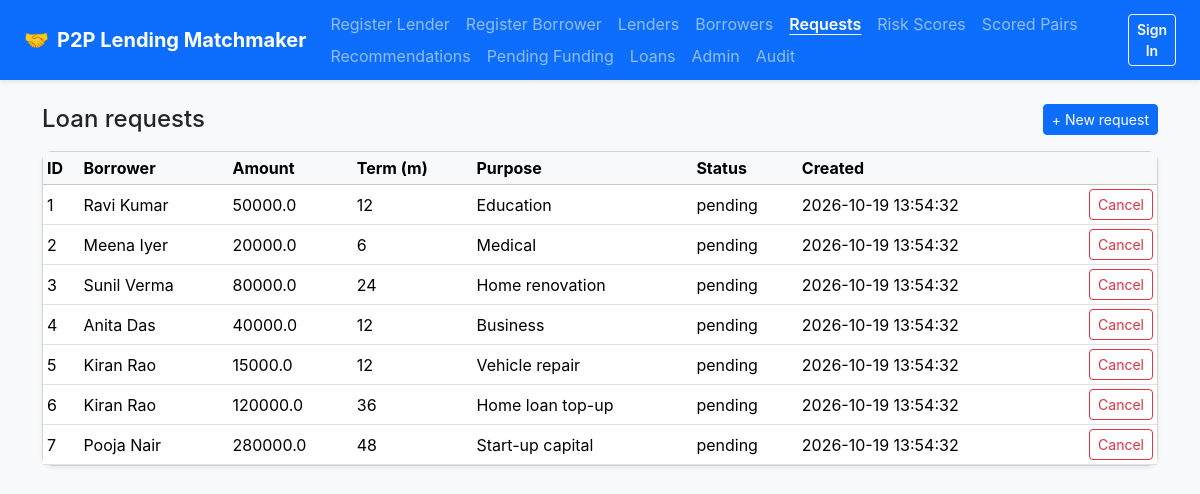
The app's page /requests with its own data.
### tables this page shows
CREATE TABLE loan_requests (
    request_id    INTEGER PRIMARY KEY AUTOINCREMENT,
    borrower_id   INTEGER NOT NULL REFERENCES borrowers(borrower_id) ON DELETE CASCADE,
    amount        REAL    NOT NULL CHECK (amount > 0),
    term_months   INTEGER NOT NULL CHECK (term_months > 0),
    purpose       TEXT,
    status        TEXT    NOT NULL DEFAULT 'pending'
                  CHECK (status IN ('pending','matched','funded','rejected','cancelled')),
    created_at    TEXT    NOT NULL DEFAULT (datetime('now'))
);

CREATE TABLE users (
    user_id        INTEGER PRIMARY KEY AUTOINCREMENT,
    full_name      TEXT    NOT NULL CHECK (length(trim(full_name)) > 0),
    email          TEXT    NOT NULL UNIQUE,
    password_hash  TEXT    NOT NULL,
    role           TEXT    NOT NULL CHECK (role IN ('lender','borrower','admin')),
    status         TEXT    NOT NULL DEFAULT 'active' CHECK (status IN ('active','inactive','suspended')),
    created_at     TEXT    NOT NULL DEFAULT (datetime('now'))
);

### routes/profiles.py (the view)
@bp.route("/requests")
def requests():
    with db_conn() as conn:
        rows = ps.list_requests(conn)
        for row in rows:
            if row["status"] in ("pending", "matched"):
                row["_actions"] = [{"label": "Cancel", "method": "post", "style": "outline-danger",
                                    "url": url_for("profiles.cancel", request_id=row["request_id"])}]
        columns = [("request_id", "ID"), ("borrower", "Borrower"), ("amount", "Amount"), ("term_months", "Term (m)"),
                   ("purpose", "Purpose"), ("status", "Status"), ("created_at", "Created")]
        return render_template("table.html", title="Loan requests", columns=columns, rows=rows,
                               top_actions=[{"label": "+ New request", "url": url_for("profiles.new_request"),
                                             "method": "get"}])

### database.py (called while the page is built)
def get_connection(db_path=None):
    db_path = db_path or config.DATABASE_PATH
    os.makedirs(os.path.dirname(db_path), exist_ok=True)
    conn = sqlite3.connect(db_path)
    conn.row_factory = sqlite3.Row
    conn.execute("PRAGMA foreign_keys = ON")   # must be enabled on every connection
    return conn

### profile_service.py (called while the page is built)
def list_requests(conn, status=None):
    sql = ("SELECT r.request_id, r.borrower_id, u.full_name AS borrower, r.amount, r.term_months,"
           " r.purpose, r.status, r.created_at FROM loan_requests r"
           " JOIN borrowers b ON b.borrower_id = r.borrower_id JOIN users u ON u.user_id = b.user_id")
    params = ()
    if status:
        sql, params = sql + " WHERE r.status = ?", (status,)
    return [dict(r) for r in conn.execute(sql + " ORDER BY r.request_id", params)]

### utils.py (called while the page is built)
@contextmanager
def db_conn():
    conn = get_connection()
    try:
        yield conn
    finally:
        conn.close()

### templates/table.html (shortened to what this page needs)
{% extends "base.html" %}
{% macro action_button(a) %}
 {% if a.method == 'post' %}
 <form method="post" action="{{ a.url }}" class="d-inline">
 <button class="btn btn-sm btn-{{ a.style or 'primary' }}" type="submit">{{ a.label }}</button>
 </form>
 {% else %}
 <a class="btn btn-sm btn-{{ a.style or 'primary' }}" href="{{ a.url }}">{{ a.label }}</a>
 {% endif %}
{% endmacro %}
{% block content %}
<div class="d-flex justify-content-between align-items-center mb-3">
 <h2 class="h4 mb-0">{{ title }}</h2>
 <div class="d-flex gap-2">{% for a in top_actions or [] %}{{ action_button(a) }}{% endfor %}</div>
</div>
<div class="card shadow-sm">
 <div class="table-responsive">
 <table class="table table-sm table-hover align-middle mb-0">
 <thead class="table-light">
 <tr>{% for key, label in columns %}<th>{{ label }}</th>{% endfor %}<th></th></tr>
 </thead>
 <tbody>
 {% for row in rows %}
 <tr>
 {% for key, label in columns %}
 <td>{% if row.get(key) is none %}{% else %}{{ row.get(key) }}{% endif %}</td>
 {% endfor %}
 <td class="text-end text-nowrap">{% for a in row.get('_actions', []) %}{{ action_button(a) }} {% endfor %}</td>
 </tr>
 {% else %}
 <tr><td colspan="{{ columns|length + 1 }}" class="text-center text-muted py-4">No records yet.</td></tr>
 {% endfor %}
 </tbody>
 </table>
 </div>
</div>
{% endblock %}

### templates/base.html (style rules this page uses)
body { background-color: #f8fafc; font-family: -apple-system, BlinkMacSystemFont, "Segoe UI", Roboto, "Helvetica Neue", Arial, sans-serif; }
.card { border-radius: 10px; }

### records on screen
loan_requests: get "1" "Ravi Kumar" "50000.0" "12" "Education" "pending" "2026-10-19 13:54:32", label "Cancel"
loan_requests: get "2" "Meena Iyer" "20000.0" "6" "Medical" "pending" "2026-10-19 13:54:32", label "Cancel"
loan_requests: get "3" "Sunil Verma" "80000.0" "24" "Home renovation" "pending" "2026-10-19 13:54:32", label "Cancel"
loan_requests: get "4" "Anita Das" "40000.0" "12" "Business" "pending" "2026-10-19 13:54:32", label "Cancel"
loan_requests: get "5" "Kiran Rao" "15000.0" "12" "Vehicle repair" "pending" "2026-10-19 13:54:32", label "Cancel"
loan_requests: get "6" "Kiran Rao" "120000.0" "36" "Home loan top-up" "pending" "2026-10-19 13:54:32", label "Cancel"
loan_requests: get "7" "Pooja Nair" "280000.0" "48" "Start-up capital" "pending" "2026-10-19 13:54:32", label "Cancel"

### other values on screen
{{ label }} "Register Lender" "Register Borrower" "Lenders" "Borrowers" "Requests" "Risk Scores" "Scored Pairs" "Recommendations" "Pending Funding" "Loans" "Admin" "Audit"
{{ title }} "Loan requests"
{{ a.label }} "+ New request"
{{ label }} "ID" "Borrower" "Amount" "Term (m)" "Purpose" "Status" "Created"
